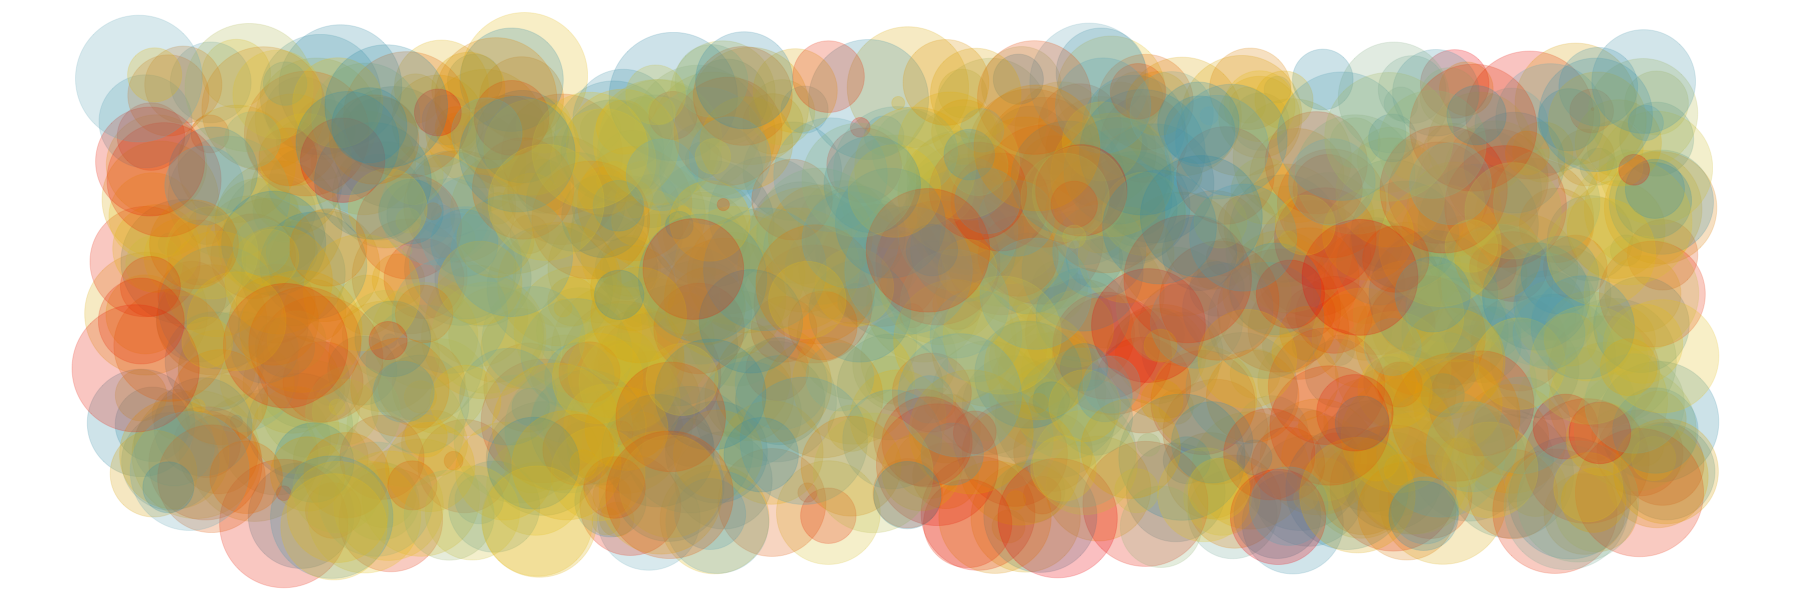

Recreate this plot in R.
library(ggplot2)
library(wesanderson)
pal <- wes_palette("Zissou1", 21, type = "continuous")
#https://github.com/karthik/wesanderson

n.sample <- 1e5
df <- data.frame(P = runif(n.sample), GWAS = sample(c("a","b"), n.sample, replace = TRUE))
N <- nrow(df)
expected <- sort(-log10((1:N) / N - 1 / (2 * N)))
observed <- sort(-log10(df$P))
df2 <- data.frame(expected = expected, observed = observed)

## black white
ggplot(df2, aes(expected, observed)) + stat_density_2d(geom = "point", aes(size = stat(density)), n = 100, contour = FALSE) + theme_void()+ guides(fill=FALSE)

## colors
set.seed(3)
N <- 1000
df <- data.frame(x = runif(N, 0, 3), y = runif(N), col = sample(colors(), N, replace= TRUE), size = runif(N, 1, 10))

## border
ggplot(df, aes(x, y)) + geom_point(aes(size = size, fill = I(alpha(col, 0.3)), color = I(alpha(col, 0.2))), shape = 21, stroke = 5) + theme_void() +
  theme(legend.position="none") +
  scale_size_continuous(range = c(1, 60))


## no border
ggplot(df, aes(x, y)) + geom_point(aes(size = size, fill = I(col), color = I(col)), alpha = 0.2, shape = 16) + theme_void() +
  theme(legend.position="none") +
  scale_size_continuous(range = c(1, 60))

## black
pal <- wes_palette("Zissou1", 100, type = "continuous")
ggplot(df, aes(x, y)) + geom_point(aes(size = size, fill = size), alpha = 0.2, shape = 16) + theme_void() +
  theme(legend.position="none") +
  scale_size_continuous(range = c(1, 60)) + 
  scale_fill_gradientn(colours = pal)

## wes anderson colors
df$col2 <- runif(nrow(df))
pal <- wes_palette("Zissou1", 100, type = "continuous")
qp <- ggplot(df, aes(x, y)) + geom_point(aes(size = size, color = col2, fill = col2), alpha = 0.4) + theme_void() +
  theme(legend.position="none") +
  scale_size_continuous(range = c(1, 60)) + 
  scale_color_gradientn(colours = pal) + xlim(-0.1, 3.1)+ ylim(-0.1, 1.1)

png("viz.png", width = 1800, height = 600)
print(qp)
dev.off()